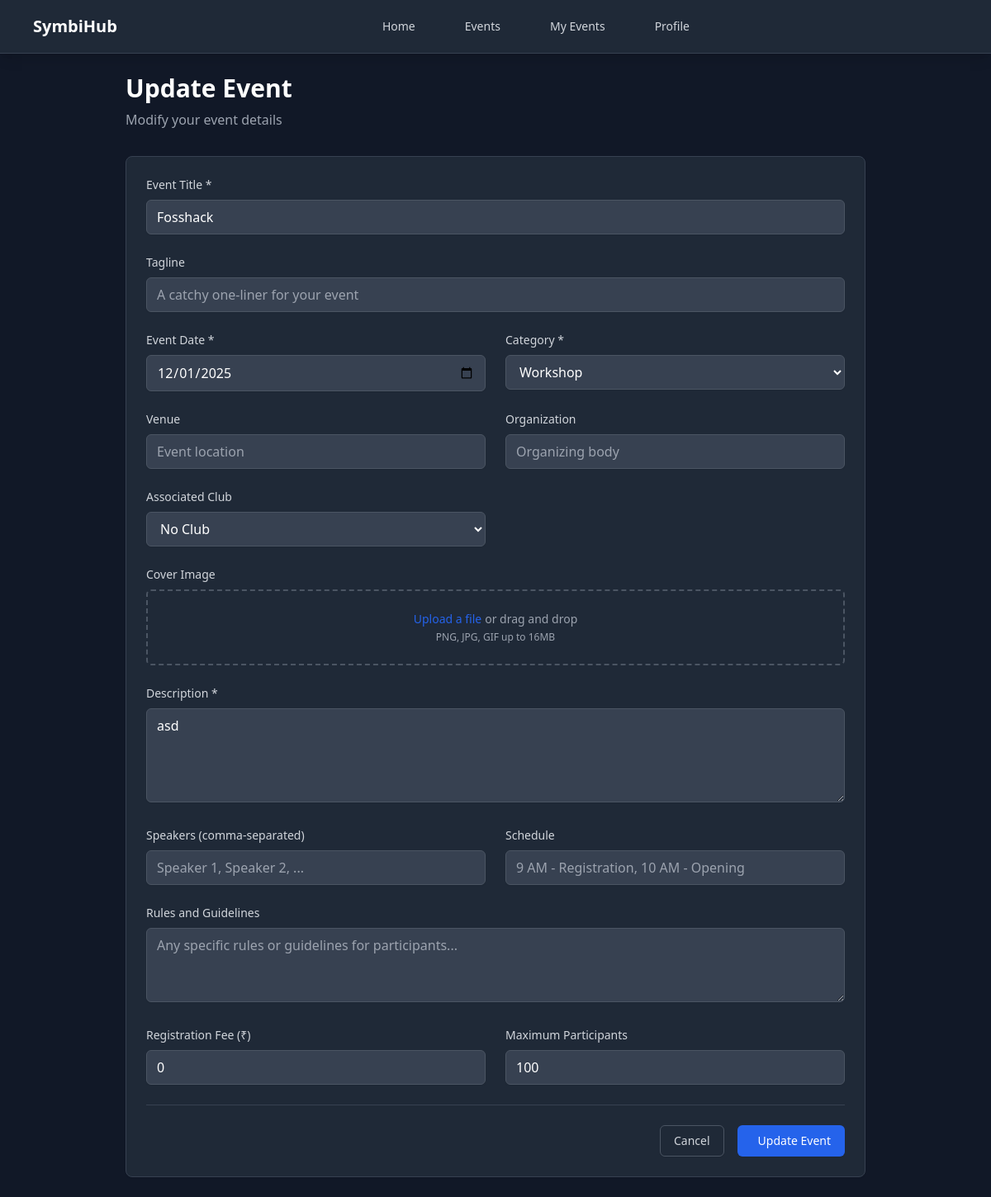
Page /update_event/4 (signed in) on the committed database.
### tables this page shows
CREATE TABLE events (
                    id INTEGER PRIMARY KEY AUTOINCREMENT,
                    title VARCHAR(200) NOT NULL,
                    tagline TEXT,
                    description TEXT,
                    cover_image TEXT,
                    event_date DATE NOT NULL,
                    venue VARCHAR(200),
                    category VARCHAR(50),
                    organization VARCHAR(100),
                    speakers TEXT,
                    schedule TEXT,
                    rules TEXT,
                    registration_fee DECIMAL(10,2) DEFAULT 0,
                    max_participants INTEGER DEFAULT 100,
                    registered_count INTEGER DEFAULT 0,
                    status VARCHAR(20) DEFAULT 'upcoming',
                    club_id INTEGER,
                    created_by INTEGER NOT NULL,
                    created_at TIMESTAMP DEFAULT CURRENT_TIMESTAMP,
                    updated_at TIMESTAMP DEFAULT CURRENT_TIMESTAMP,
                    FOREIGN KEY (club_id) REFERENCES clubs (id),
                    FOREIGN KEY (created_by) REFERENCES users (id)
                );

### app.py (the view, shortened to what this page needs)
@app.route('/update_event/<int:event_id>', methods=['GET', 'POST'])
@login_required
def update_event(event_id):
    user = get_current_user()
    conn = db.get_connection()
    cursor = conn.cursor()
    cursor.execute("SELECT * FROM events WHERE id = ? AND created_by = ?", (event_id, user['id']))
    event = cursor.fetchone()
    if not event:
        flash('Event not found or you do not have permission to edit it.', 'error')
        conn.close()
        return redirect(url_for('my_events'))
    event = convert_event_dates([event])[0]
    cursor.execute("SELECT * FROM clubs ORDER BY name")
    clubs = cursor.fetchall()
    conn.close()
    return render_template('update_event.html', event=event, clubs=clubs)

### app.py (called while the page is built)
def get_current_user():
    if 'user_id' in session:
        conn = db.get_connection()
        cursor = conn.cursor()
        cursor.execute("SELECT * FROM users WHERE id = ?", (session['user_id'],))
        user = cursor.fetchone()
        conn.close()
        return user
    return None

def convert_event_dates(events):
    out = []
    for event in events:
        try:
            ev = dict(event)
        except Exception:
            ev = event if isinstance(event, dict) else dict(event)
        if ev.get('event_date'):
            try:
                if isinstance(ev['event_date'], str):
                    ev['event_date'] = datetime.strptime(ev['event_date'], '%Y-%m-%d').date()
            except Exception:
                pass
        if ev.get('registration_date'):
            try:
                if isinstance(ev['registration_date'], str):
                    ev['registration_date'] = datetime.strptime(ev['registration_date'], '%Y-%m-%d %H:%M:%S')
            except Exception:
                pass
        out.append(ev)
    return out

def login_required(f):
    from functools import wraps
    @wraps(f)
    def decorated_function(*args, **kwargs):
        if 'user_id' not in session:
            flash('Please log in to access this page.', 'error')
            return redirect(url_for('login'))
        return f(*args, **kwargs)
    return decorated_function

@app.context_processor
def inject_current_user():
    return {'current_user': get_current_user()}

### database.py (called while the page is built)
    def get_connection(self):
        conn = sqlite3.connect(self.db_path, timeout=30)
        conn.row_factory = sqlite3.Row
        conn.execute('PRAGMA foreign_keys = ON')
        conn.execute('PRAGMA journal_mode = WAL')
        conn.execute('PRAGMA synchronous = NORMAL')
        return conn

### templates/update_event.html (shortened to what this page needs)
{% extends "base.html" %}
{% block content %}
<div class="max-w-4xl mx-auto">
    <div class="mb-8">
        <h1 class="text-3xl font-bold text-gray-900 dark:text-white mb-2">Update Event</h1>
        <p class="text-gray-600 dark:text-gray-400">Modify your event details</p>
    </div>
    <div class="bg-white dark:bg-gray-800 rounded-lg shadow-sm border border-gray-200 dark:border-gray-700">
        <form method="POST" enctype="multipart/form-data" class="p-6 space-y-6">
            <div class="grid grid-cols-1 md:grid-cols-2 gap-6">
                <div class="md:col-span-2">
                    <label for="title" class="block text-sm font-medium text-gray-700 dark:text-gray-300 mb-2">
                        Event Title *
                    </label>
                    <input type="text" id="title" name="title" required value="{{ event.title }}"
                           class="w-full px-3 py-2 border border-gray-300 dark:border-gray-600 rounded-md shadow-sm focus:outline-none focus:ring-2 focus:ring-blue-500 focus:border-blue-500 dark:bg-gray-700 dark:text-white"
                           placeholder="Enter event title">
                </div>
                <div class="md:col-span-2">
                    <label for="tagline" class="block text-sm font-medium text-gray-700 dark:text-gray-300 mb-2">
                        Tagline
                    </label>
                    <input type="text" id="tagline" name="tagline" value="{{ event.tagline or '' }}"
                           class="w-full px-3 py-2 border border-gray-300 dark:border-gray-600 rounded-md shadow-sm focus:outline-none focus:ring-2 focus:ring-blue-500 focus:border-blue-500 dark:bg-gray-700 dark:text-white"
                           placeholder="A catchy one-liner for your event">
                </div>
                <div>
                    <label for="event_date" class="block text-sm font-medium text-gray-700 dark:text-gray-300 mb-2">
                        Event Date *
                    </label>
                    <input type="date" id="event_date" name="event_date" required value="{{ event.event_date }}"
                           class="w-full px-3 py-2 border border-gray-300 dark:border-gray-600 rounded-md shadow-sm focus:outline-none focus:ring-2 focus:ring-blue-500 focus:border-blue-500 dark:bg-gray-700 dark:text-white">
                </div>
                <div>
                    <label for="category" class="block text-sm font-medium text-gray-700 dark:text-gray-300 mb-2">
                        Category *
                    </label>
                    <select id="category" name="category" required
                            class="w-full px-3 py-2 border border-gray-300 dark:border-gray-600 rounded-md shadow-sm focus:outline-none focus:ring-2 focus:ring-blue-500 focus:border-blue-500 dark:bg-gray-700 dark:text-white">
                        <option value="Workshop" {% if event.category == 'Workshop' %}selected{% endif %}>Workshop</option>
                    </select>
                </div>
                <div>
                    <label for="venue" class="block text-sm font-medium text-gray-700 dark:text-gray-300 mb-2">
                        Venue
                    </label>
                    <input type="text" id="venue" name="venue" value="{{ event.venue or '' }}"
                           class="w-full px-3 py-2 border border-gray-300 dark:border-gray-600 rounded-md shadow-sm focus:outline-none focus:ring-2 focus:ring-blue-500 focus:border-blue-500 dark:bg-gray-700 dark:text-white"
                           placeholder="Event location">
                </div>
                <div>
                    <label for="organization" class="block text-sm font-medium text-gray-700 dark:text-gray-300 mb-2">
                        Organization
                    </label>
                    <input type="text" id="organization" name="organization" value="{{ event.organization or '' }}"
                           class="w-full px-3 py-2 border border-gray-300 dark:border-gray-600 rounded-md shadow-sm focus:outline-none focus:ring-2 focus:ring-blue-500 focus:border-blue-500 dark:bg-gray-700 dark:text-white"
                           placeholder="Organizing body">
                </div>
                <div>
                    <label for="club_id" class="block text-sm font-medium text-gray-700 dark:text-gray-300 mb-2">
                        Associated Club
                    </label>
                    <select id="club_id" name="club_id"
                            class="w-full px-3 py-2 border border-gray-300 dark:border-gray-600 rounded-md shadow-sm focus:outline-none focus:ring-2 focus:ring-blue-500 focus:border-blue-500 dark:bg-gray-700 dark:text-white">
                        <option value="">No Club</option>
                    </select>
                </div>
            </div>
            <div>
                <label for="cover_image" class="block text-sm font-medium text-gray-700 dark:text-gray-300 mb-2">
                    {% if event.cover_image %}New Cover Image{% else %}Cover Image{% endif %}
                </label>
                <div class="mt-1 flex justify-center px-6 pt-5 pb-6 border-2 border-gray-300 dark:border-gray-600 border-dashed rounded-md hover:border-gray-400 dark:hover:border-gray-500 transition-colors">
                    <div class="space-y-1 text-center">
                        <div class="flex text-sm text-gray-600 dark:text-gray-400">
                            <label for="cover_image" class="relative cursor-pointer bg-white dark:bg-gray-800 rounded-md font-medium text-blue-600 hover:text-blue-500 focus-within:outline-none focus-within:ring-2 focus-within:ring-offset-2 focus-within:ring-blue-500">
                                <span>Upload a file</span>
                            </label>
                            <p class="pl-1">or drag and drop</p>
                        </div>
                        <p class="text-xs text-gray-500 dark:text-gray-400">
                            PNG, JPG, GIF up to 16MB
                        </p>
                    </div>
                </div>
            </div>
            <div>
                <label for="description" class="block text-sm font-medium text-gray-700 dark:text-gray-300 mb-2">
                    Description *
                </label>
                <textarea id="description" name="description" rows="4" required
                          class="w-full px-3 py-2 border border-gray-300 dark:border-gray-600 rounded-md shadow-sm focus:outline-none focus:ring-2 focus:ring-blue-500 focus:border-blue-500 dark:bg-gray-700 dark:text-white"
                          placeholder="Describe your event in detail...">{{ event.description or '' }}</textarea>
            </div>
            <div class="grid grid-cols-1 md:grid-cols-2 gap-6">
                <div>
                    <label for="speakers" class="block text-sm font-medium text-gray-700 dark:text-gray-300 mb-2">
                        Speakers (comma-separated)
                    </label>
                    <input type="text" id="speakers" name="speakers" value="{{ event.speakers or '' }}"
                           class="w-full px-3 py-2 border border-gray-300 dark:border-gray-600 rounded-md shadow-sm focus:outline-none focus:ring-2 focus:ring-blue-500 focus:border-blue-500 dark:bg-gray-700 dark:text-white"
                           placeholder="Speaker 1, Speaker 2, ...">
                </div>
                <div>
                    <label for="schedule" class="block text-sm font-medium text-gray-700 dark:text-gray-300 mb-2">
                        Schedule
                    </label>
                    <input type="text" id="schedule" name="schedule" value="{{ event.schedule or '' }}"
                           class="w-full px-3 py-2 border border-gray-300 dark:border-gray-600 rounded-md shadow-sm focus:outline-none focus:ring-2 focus:ring-blue-500 focus:border-blue-500 dark:bg-gray-700 dark:text-white"
                           placeholder="9 AM - Registration, 10 AM - Opening">
                </div>
            </div>
            <div>
                <label for="rules" class="block text-sm font-medium text-gray-700 dark:text-gray-300 mb-2">
                    Rules and Guidelines
                </label>
                <textarea id="rules" name="rules" rows="3"
                          class="w-full px-3 py-2 border border-gray-300 dark:border-gray-600 rounded-md shadow-sm focus:outline-none focus:ring-2 focus:ring-blue-500 focus:border-blue-500 dark:bg-gray-700 dark:text-white"
                          placeholder="Any specific rules or guidelines for participants...">{{ event.rules or '' }}</textarea>
            </div>
            <div class="grid grid-cols-1 md:grid-cols-2 gap-6">
                <div>
                    <label for="registration_fee" class="block text-sm font-medium text-gray-700 dark:text-gray-300 mb-2">
                        Registration Fee (₹)
                    </label>
                    <input type="number" id="registration_fee" name="registration_fee" min="0" step="0.01" value="{{ event.registration_fee }}"
                           class="w-full px-3 py-2 border border-gray-300 dark:border-gray-600 rounded-md shadow-sm focus:outline-none focus:ring-2 focus:ring-blue-500 focus:border-blue-500 dark:bg-gray-700 dark:text-white"
                           placeholder="0.00">
                </div>
                <div>
                    <label for="max_participants" class="block text-sm font-medium text-gray-700 dark:text-gray-300 mb-2">
                        Maximum Participants
                    </label>
                    <input type="number" id="max_participants" name="max_participants" min="1" value="{{ event.max_participants }}"
                           class="w-full px-3 py-2 border border-gray-300 dark:border-gray-600 rounded-md shadow-sm focus:outline-none focus:ring-2 focus:ring-blue-500 focus:border-blue-500 dark:bg-gray-700 dark:text-white"
                           placeholder="100">
                </div>
            </div>
            <div class="flex justify-end space-x-4 pt-6 border-t border-gray-200 dark:border-gray-700">
                <a href="{{ url_for('my_events') }}"
                   class="px-4 py-2 border border-gray-300 dark:border-gray-600 rounded-md shadow-sm text-sm font-medium text-gray-700 dark:text-gray-300 bg-white dark:bg-gray-800 hover:bg-gray-50 dark:hover:bg-gray-700 focus:outline-none focus:ring-2 focus:ring-offset-2 focus:ring-blue-500 transition-colors">
                    Cancel
                </a>
                <button type="submit"
                        class="px-4 py-2 border border-transparent rounded-md shadow-sm text-sm font-medium text-white bg-blue-600 hover:bg-blue-700 focus:outline-none focus:ring-2 focus:ring-offset-2 focus:ring-blue-500 transition-colors">
                    Update Event
                </button>
            </div>
        </form>
    </div>
</div>
{% endblock %}

### rows in the picture
events: title "Fosshack", category "Workshop", description "asd", registration_fee "0", max_participants "100"
